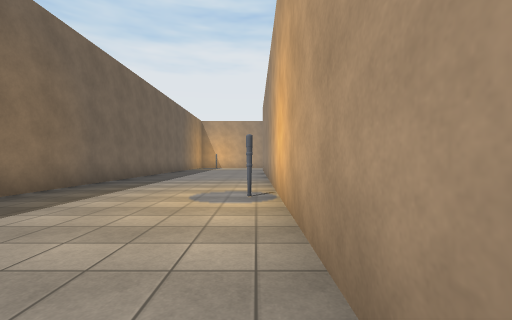
view 1 (above)

23 first-person views from a walk through a 3-D level made in the Unity game engine. The camera is 1.3 m above the floor, looks level and sees 90° across. The floor is counted in squares, 2 m on a side. Each view is taken from the middle of a square. On the plan, view 1 faces up. The plan holds only what a view shows up to about 9 squares ahead; the rest is blank. The place goes on beyond the plan. Surface patterns are stand-ins for the level's own textures.

view 2
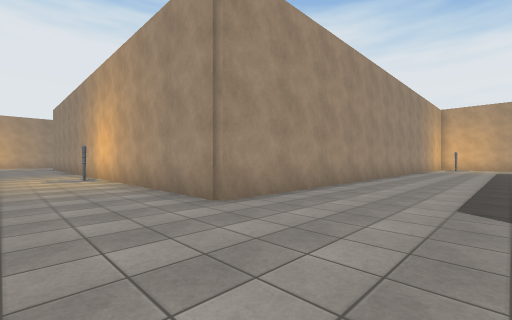

view 3
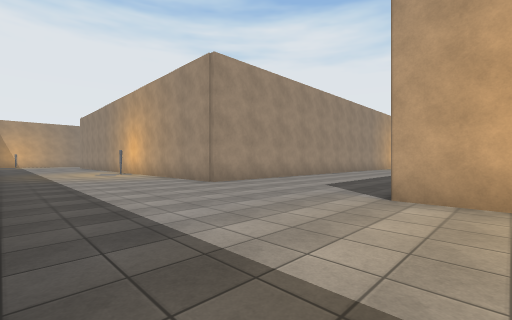

view 4
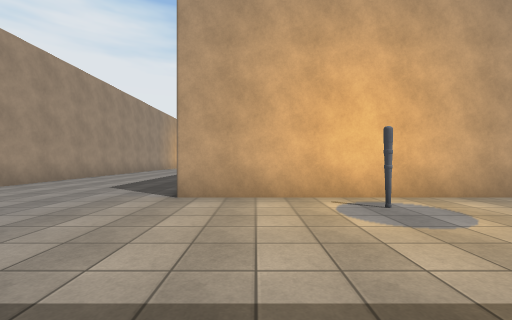

view 5
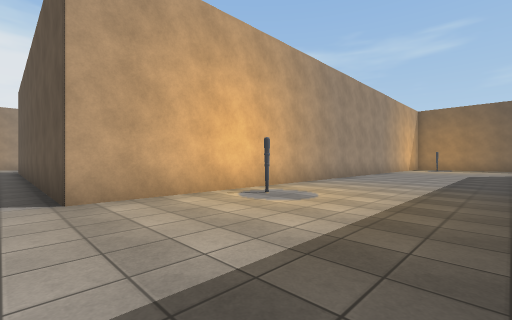

view 6
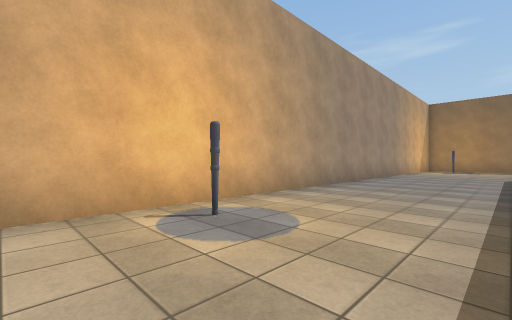

view 7
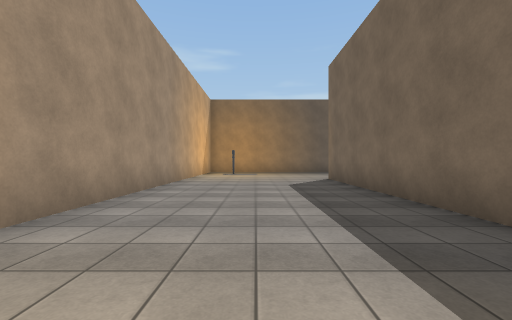

view 8
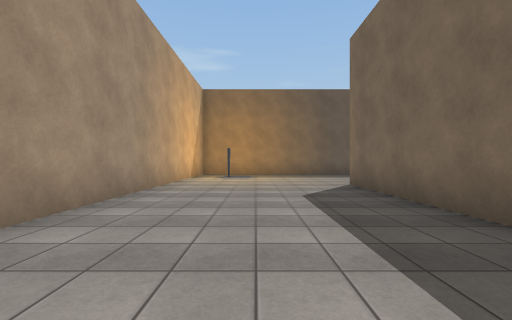

view 9
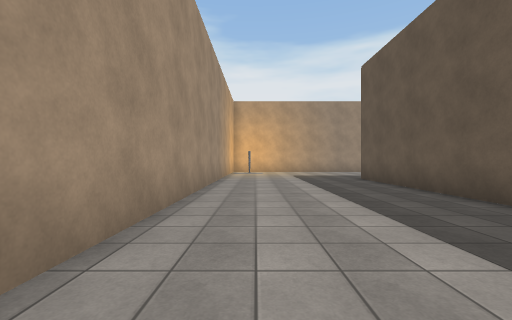

view 10
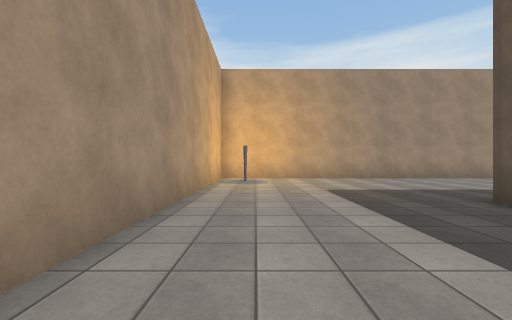

view 11
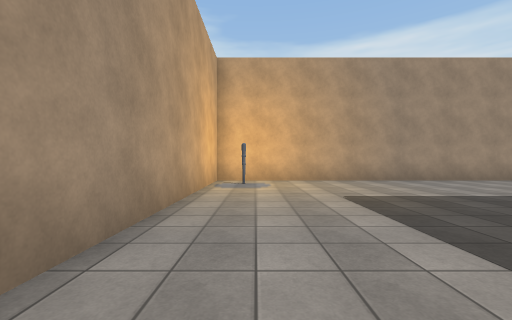

view 12
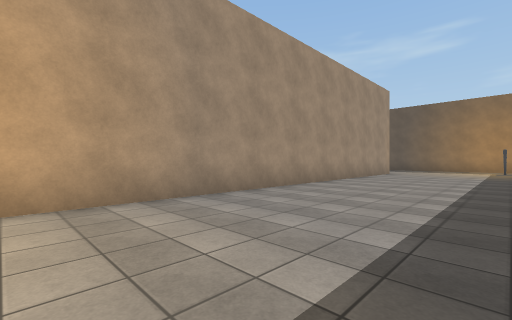

view 13
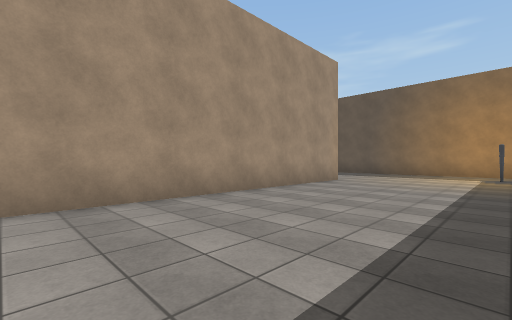

view 14
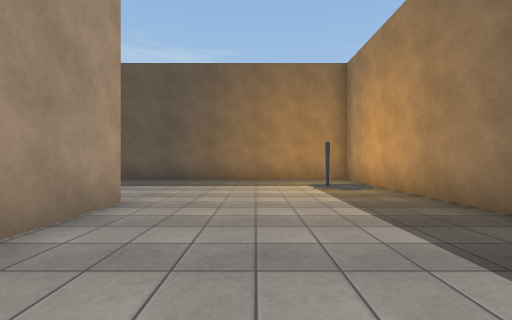

view 15
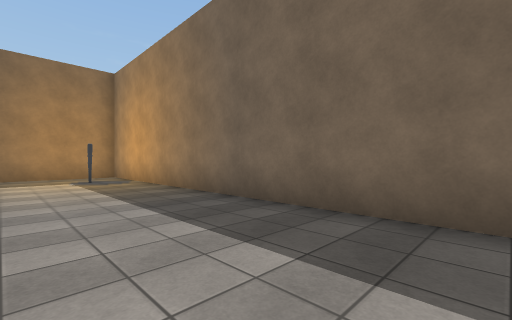

view 16
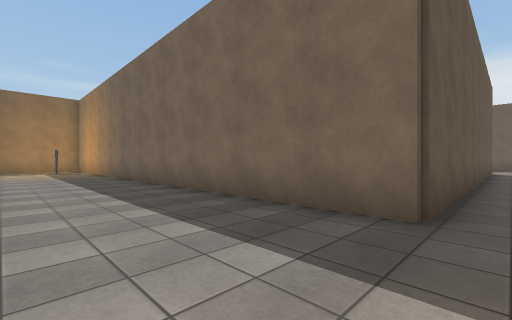

view 17
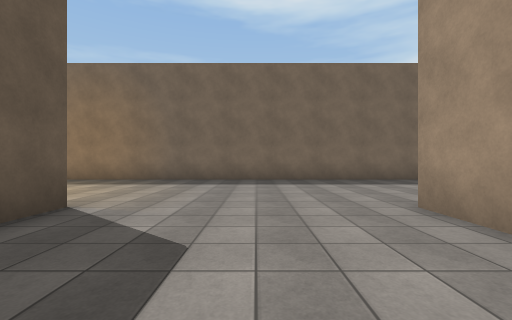

view 18
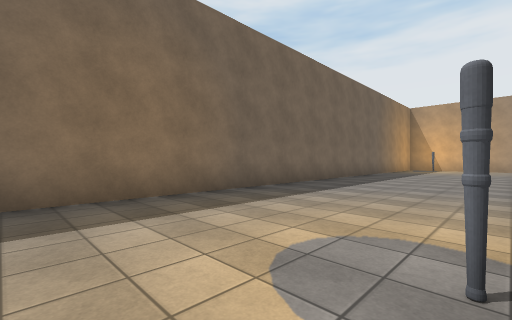

view 19
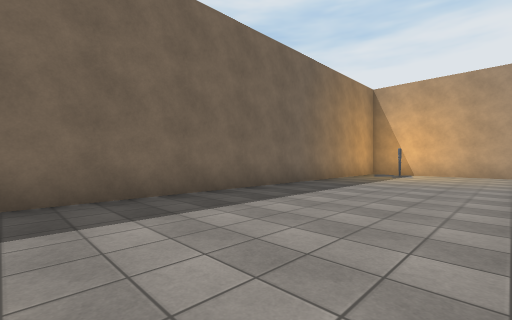

view 20
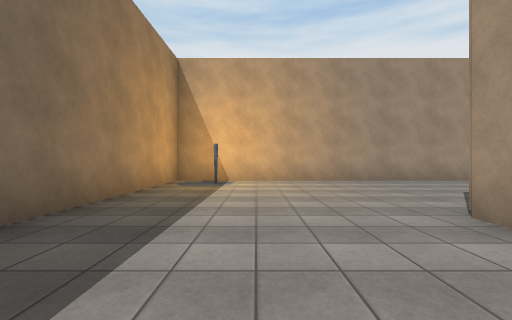

view 21
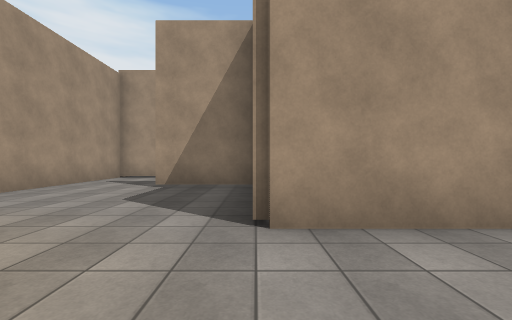

view 22
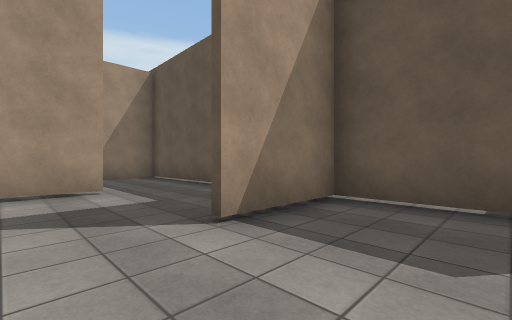

view 23
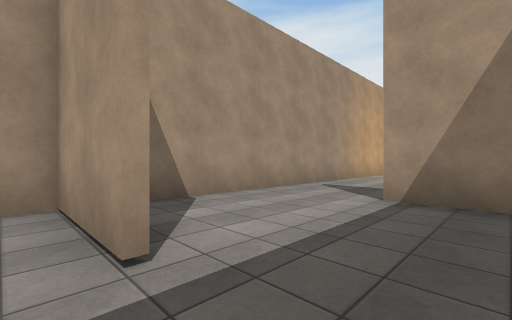

### Floor plan
Points are (right, up) in squares from view 1. A wall is a line through its corners. A room is listed if a view was taken in it or the views show most of it. See-through windows are left out.
Room 1 (views 1, 2, 3, 4, 5, 6, 7, 8, 9, 10, 11, 12, 13, 14, 15, 16, 17, 18, 19, 20, 21, 22)
walls: (-4.5, 1.4) (-4.5, -10.4); (0.4, 5.9) (0.4, 8.9); (-4.5, -14.4) (-4.5, -20.9); (0.4, 13.5) (0.4, 16.1); (0.4, -23) (0.4, -6.6) (13, -6.6) (13, -22.5) (19.5, -22.5); (18.1, -18) (18.1, -1.8) (0.4, -1.8) (0.4, 4.2); (2, 16) (4.1, 16) (4.1, 18.5); (4.4, 21.1) (-4.5, 21.1) (-4.5, 3)
ways out: opening at (4, 19.5) to room 2
objects: torch (-3, 20); torch (-1, -10); torch (0, 5); torch (14, -20); torch (17, -3)
Room 2 (view 23)
walls: (7.5, 18.5) (7.5, 21.1); (8, 21.1) (4.4, 21.1)
ways out: opening at (4, 19.5) to room 1; opening at (8, 17.5) to room 3
Room 3 (no view inside)
walls: (11.4, 16.6) (11.4, 18.5); (7.6, 16) (10.8, 16); (11.6, 21.1) (8, 21.1)
ways out: opening at (8, 17.5) to room 2; opening at (12, 19.5)

Where each view was taken, in squares from view 1:
view 1: 0 up, 0 right, facing up
view 2: 5 down, 2 left, facing up-right
view 3: 8 down, 4 left, facing up-right
view 4: 8 down, 4 left, facing right
view 5: 6 down, 4 left, facing down-right
view 6: 8 down, 3 left, facing down-right
view 7: 12 down, 2 left, facing down
view 8: 14 down, 2 left, facing down
view 9: 3 down, 4 right, facing right
view 10: 3 down, 9 right, facing right
view 11: 3 down, 10 right, facing right
view 12: 5 down, 14 right, facing down-right
view 13: 10 down, 14 right, facing down-right
view 14: 14 down, 16 right, facing down
view 15: 12 down, 16 right, facing down-left
view 16: 6 down, 16 right, facing down-left
view 17: 4 down, 4 right, facing left
view 18: 3 up, 0 right, facing up-left
view 19: 9 up, 0 right, facing up-left
view 20: 13 up, 2 left, facing up
view 21: 16 up, 2 left, facing right
view 22: 20 up, 2 right, facing down-right
view 23: 17 up, 7 right, facing up-right
